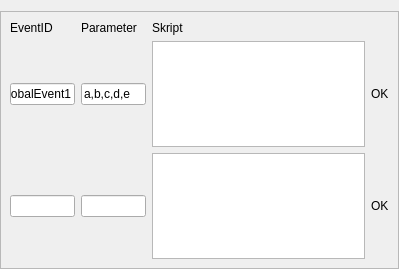
<?xml version="1.0" encoding="UTF-8"?>
<ui version="4.0">
 <class>Form</class>
 <widget class="QWidget" name="Form">
  <property name="geometry">
   <rect>
    <x>0</x>
    <y>0</y>
    <width>399</width>
    <height>269</height>
   </rect>
  </property>
  <property name="windowTitle">
   <string>Actions</string>
  </property>
  <layout class="QVBoxLayout" name="verticalLayout">
   <property name="leftMargin">
    <number>0</number>
   </property>
   <property name="rightMargin">
    <number>0</number>
   </property>
   <property name="bottomMargin">
    <number>0</number>
   </property>
   <item>
    <widget class="QScrollArea" name="scrollArea">
     <property name="widgetResizable">
      <bool>true</bool>
     </property>
     <widget class="QWidget" name="scrollAreaWidgetContents">
      <property name="geometry">
       <rect>
        <x>0</x>
        <y>0</y>
        <width>397</width>
        <height>256</height>
       </rect>
      </property>
      <layout class="QVBoxLayout" name="verticalLayout_2">
       <item>
        <layout class="QGridLayout" name="gridLayout">
         <item row="0" column="1">
          <widget class="QLabel" name="label_2">
           <property name="sizePolicy">
            <sizepolicy hsizetype="Preferred" vsizetype="Fixed">
             <horstretch>0</horstretch>
             <verstretch>0</verstretch>
            </sizepolicy>
           </property>
           <property name="text">
            <string>EventID</string>
           </property>
          </widget>
         </item>
         <item row="0" column="2">
          <widget class="QLabel" name="label_10">
           <property name="sizePolicy">
            <sizepolicy hsizetype="Preferred" vsizetype="Fixed">
             <horstretch>0</horstretch>
             <verstretch>0</verstretch>
            </sizepolicy>
           </property>
           <property name="text">
            <string>Parameter</string>
           </property>
          </widget>
         </item>
         <item row="1" column="2">
          <widget class="QLineEdit" name="lineEdit_7">
           <property name="text">
            <string>a,b,c,d,e</string>
           </property>
          </widget>
         </item>
         <item row="3" column="2">
          <widget class="QLineEdit" name="lineEdit_8">
           <property name="text">
            <string/>
           </property>
          </widget>
         </item>
         <item row="3" column="1">
          <widget class="QLineEdit" name="lineEdit_3">
           <property name="text">
            <string/>
           </property>
          </widget>
         </item>
         <item row="1" column="1">
          <widget class="QLineEdit" name="lineEdit">
           <property name="text">
            <string>GlobalEvent1</string>
           </property>
          </widget>
         </item>
         <item row="1" column="4">
          <widget class="QLabel" name="label_4">
           <property name="text">
            <string>OK</string>
           </property>
          </widget>
         </item>
         <item row="3" column="4">
          <widget class="QLabel" name="label_5">
           <property name="text">
            <string>OK</string>
           </property>
          </widget>
         </item>
         <item row="0" column="3">
          <widget class="QLabel" name="label_6">
           <property name="sizePolicy">
            <sizepolicy hsizetype="Preferred" vsizetype="Fixed">
             <horstretch>0</horstretch>
             <verstretch>0</verstretch>
            </sizepolicy>
           </property>
           <property name="text">
            <string>Skript</string>
           </property>
          </widget>
         </item>
         <item row="1" column="3">
          <widget class="QPlainTextEdit" name="plainTextEdit"/>
         </item>
         <item row="3" column="3">
          <widget class="QPlainTextEdit" name="plainTextEdit_2"/>
         </item>
        </layout>
       </item>
       <item>
        <spacer name="verticalSpacer">
         <property name="orientation">
          <enum>Qt::Vertical</enum>
         </property>
         <property name="sizeHint" stdset="0">
          <size>
           <width>20</width>
           <height>40</height>
          </size>
         </property>
        </spacer>
       </item>
      </layout>
     </widget>
    </widget>
   </item>
  </layout>
 </widget>
 <resources/>
 <connections/>
</ui>
